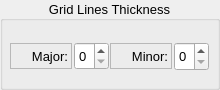
       <widget class="QGroupBox" name="groupXThickness">
        <property name="geometry">
         <rect>
          <x>242</x>
          <y>168</y>
          <width>220</width>
          <height>90</height>
         </rect>
        </property>
        <property name="sizePolicy">
         <sizepolicy hsizetype="Fixed" vsizetype="Fixed">
          <horstretch>0</horstretch>
          <verstretch>0</verstretch>
         </sizepolicy>
        </property>
        <property name="minimumSize">
         <size>
          <width>220</width>
          <height>90</height>
         </size>
        </property>
        <property name="maximumSize">
         <size>
          <width>220</width>
          <height>90</height>
         </size>
        </property>
        <property name="font">
         <font>
          <pointsize>10</pointsize>
         </font>
        </property>
        <property name="title">
         <string>Grid Lines Thickness</string>
        </property>
        <property name="alignment">
         <set>Qt::AlignCenter</set>
        </property>
        <widget class="QLabel" name="labelXMajorThickness">
         <property name="geometry">
          <rect>
           <x>10</x>
           <y>43</y>
           <width>62</width>
           <height>26</height>
          </rect>
         </property>
         <property name="sizePolicy">
          <sizepolicy hsizetype="Fixed" vsizetype="Fixed">
           <horstretch>0</horstretch>
           <verstretch>0</verstretch>
          </sizepolicy>
         </property>
         <property name="minimumSize">
          <size>
           <width>62</width>
           <height>26</height>
          </size>
         </property>
         <property name="maximumSize">
          <size>
           <width>62</width>
           <height>26</height>
          </size>
         </property>
         <property name="frameShape">
          <enum>QFrame::StyledPanel</enum>
         </property>
         <property name="frameShadow">
          <enum>QFrame::Sunken</enum>
         </property>
         <property name="text">
          <string>Major:</string>
         </property>
         <property name="alignment">
          <set>Qt::AlignRight|Qt::AlignTrailing|Qt::AlignVCenter</set>
         </property>
        </widget>
        <widget class="QSpinBox" name="spinXMajorThickness">
         <property name="geometry">
          <rect>
           <x>74</x>
           <y>42</y>
           <width>35</width>
           <height>28</height>
          </rect>
         </property>
         <property name="sizePolicy">
          <sizepolicy hsizetype="Fixed" vsizetype="Fixed">
           <horstretch>0</horstretch>
           <verstretch>0</verstretch>
          </sizepolicy>
         </property>
         <property name="minimumSize">
          <size>
           <width>35</width>
           <height>28</height>
          </size>
         </property>
         <property name="maximumSize">
          <size>
           <width>35</width>
           <height>28</height>
          </size>
         </property>
        </widget>
        <widget class="QLabel" name="labelXMinorThickness">
         <property name="geometry">
          <rect>
           <x>110</x>
           <y>43</y>
           <width>62</width>
           <height>26</height>
          </rect>
         </property>
         <property name="sizePolicy">
          <sizepolicy hsizetype="Fixed" vsizetype="Fixed">
           <horstretch>0</horstretch>
           <verstretch>0</verstretch>
          </sizepolicy>
         </property>
         <property name="minimumSize">
          <size>
           <width>62</width>
           <height>26</height>
          </size>
         </property>
         <property name="maximumSize">
          <size>
           <width>62</width>
           <height>26</height>
          </size>
         </property>
         <property name="frameShape">
          <enum>QFrame::StyledPanel</enum>
         </property>
         <property name="frameShadow">
          <enum>QFrame::Sunken</enum>
         </property>
         <property name="text">
          <string>Minor:</string>
         </property>
         <property name="alignment">
          <set>Qt::AlignRight|Qt::AlignTrailing|Qt::AlignVCenter</set>
         </property>
        </widget>
        <widget class="QSpinBox" name="spinXMinorThickness">
         <property name="geometry">
          <rect>
           <x>174</x>
           <y>42</y>
           <width>35</width>
           <height>29</height>
          </rect>
         </property>
         <property name="sizePolicy">
          <sizepolicy hsizetype="Fixed" vsizetype="Fixed">
           <horstretch>0</horstretch>
           <verstretch>0</verstretch>
          </sizepolicy>
         </property>
         <property name="minimumSize">
          <size>
           <width>35</width>
           <height>29</height>
          </size>
         </property>
         <property name="maximumSize">
          <size>
           <width>35</width>
           <height>29</height>
          </size>
         </property>
        </widget>
       </widget>
